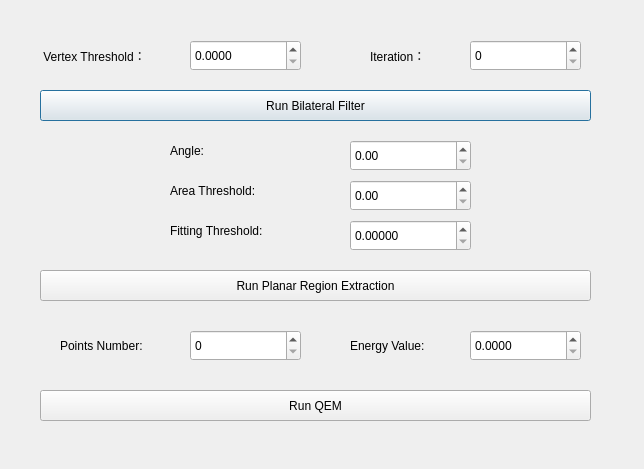
<?xml version="1.0" encoding="UTF-8"?>
<ui version="4.0">
 <class>DialogFeaturePreservingMeshSimplification</class>
 <widget class="QDialog" name="DialogFeaturePreservingMeshSimplification">
  <property name="geometry">
   <rect>
    <x>0</x>
    <y>0</y>
    <width>644</width>
    <height>469</height>
   </rect>
  </property>
  <property name="windowTitle">
   <string>Dialog Feature Preserving Mesh Simplification</string>
  </property>
  <widget class="QLabel" name="label">
   <property name="geometry">
    <rect>
     <x>40</x>
     <y>40</y>
     <width>151</width>
     <height>31</height>
    </rect>
   </property>
   <property name="text">
    <string> Vertex Threshold：</string>
   </property>
  </widget>
  <widget class="QLabel" name="label_2">
   <property name="geometry">
    <rect>
     <x>370</x>
     <y>40</y>
     <width>91</width>
     <height>31</height>
    </rect>
   </property>
   <property name="text">
    <string>Iteration：</string>
   </property>
  </widget>
  <widget class="QDoubleSpinBox" name="BoxBFVertexThreshold">
   <property name="geometry">
    <rect>
     <x>190</x>
     <y>40</y>
     <width>111</width>
     <height>31</height>
    </rect>
   </property>
   <property name="decimals">
    <number>4</number>
   </property>
   <property name="maximum">
    <double>1000000000.000000000000000</double>
   </property>
   <property name="singleStep">
    <double>0.000100000000000</double>
   </property>
  </widget>
  <widget class="QSpinBox" name="BoxBFIteration">
   <property name="geometry">
    <rect>
     <x>470</x>
     <y>40</y>
     <width>111</width>
     <height>31</height>
    </rect>
   </property>
   <property name="maximum">
    <number>100000</number>
   </property>
  </widget>
  <widget class="QPushButton" name="ButtonRunBilateralFilter">
   <property name="geometry">
    <rect>
     <x>40</x>
     <y>90</y>
     <width>551</width>
     <height>31</height>
    </rect>
   </property>
   <property name="text">
    <string>Run Bilateral Filter</string>
   </property>
  </widget>
  <widget class="QLabel" name="label_3">
   <property name="geometry">
    <rect>
     <x>170</x>
     <y>140</y>
     <width>61</width>
     <height>21</height>
    </rect>
   </property>
   <property name="text">
    <string>Angle:</string>
   </property>
  </widget>
  <widget class="QLabel" name="label_4">
   <property name="geometry">
    <rect>
     <x>170</x>
     <y>180</y>
     <width>131</width>
     <height>21</height>
    </rect>
   </property>
   <property name="text">
    <string>Area Threshold:</string>
   </property>
  </widget>
  <widget class="QLabel" name="label_5">
   <property name="geometry">
    <rect>
     <x>170</x>
     <y>210</y>
     <width>151</width>
     <height>41</height>
    </rect>
   </property>
   <property name="text">
    <string>Fitting Threshold:</string>
   </property>
  </widget>
  <widget class="QDoubleSpinBox" name="doubleAngle">
   <property name="geometry">
    <rect>
     <x>350</x>
     <y>140</y>
     <width>121</width>
     <height>31</height>
    </rect>
   </property>
  </widget>
  <widget class="QDoubleSpinBox" name="doubleAreaThreshold">
   <property name="geometry">
    <rect>
     <x>350</x>
     <y>180</y>
     <width>121</width>
     <height>31</height>
    </rect>
   </property>
   <property name="maximum">
    <double>100.000000000000000</double>
   </property>
  </widget>
  <widget class="QDoubleSpinBox" name="doubleFittingThreshold">
   <property name="geometry">
    <rect>
     <x>350</x>
     <y>220</y>
     <width>121</width>
     <height>31</height>
    </rect>
   </property>
   <property name="decimals">
    <number>5</number>
   </property>
   <property name="maximum">
    <double>100.000000000000000</double>
   </property>
  </widget>
  <widget class="QPushButton" name="ButtonRunPlanarRegionExtraction">
   <property name="geometry">
    <rect>
     <x>40</x>
     <y>270</y>
     <width>551</width>
     <height>31</height>
    </rect>
   </property>
   <property name="text">
    <string>Run Planar Region Extraction</string>
   </property>
  </widget>
  <widget class="QLabel" name="label_6">
   <property name="geometry">
    <rect>
     <x>60</x>
     <y>330</y>
     <width>121</width>
     <height>31</height>
    </rect>
   </property>
   <property name="text">
    <string>Points Number:</string>
   </property>
  </widget>
  <widget class="QLabel" name="label_7">
   <property name="geometry">
    <rect>
     <x>350</x>
     <y>330</y>
     <width>111</width>
     <height>31</height>
    </rect>
   </property>
   <property name="text">
    <string>Energy Value:</string>
   </property>
  </widget>
  <widget class="QSpinBox" name="BoxPointsNumber">
   <property name="geometry">
    <rect>
     <x>190</x>
     <y>330</y>
     <width>111</width>
     <height>31</height>
    </rect>
   </property>
   <property name="maximum">
    <number>10000</number>
   </property>
  </widget>
  <widget class="QDoubleSpinBox" name="BoxEnergyValue">
   <property name="geometry">
    <rect>
     <x>470</x>
     <y>330</y>
     <width>111</width>
     <height>31</height>
    </rect>
   </property>
   <property name="decimals">
    <number>4</number>
   </property>
   <property name="maximum">
    <double>10000.000000000000000</double>
   </property>
  </widget>
  <widget class="QPushButton" name="ButtonRunQEM">
   <property name="geometry">
    <rect>
     <x>40</x>
     <y>390</y>
     <width>551</width>
     <height>31</height>
    </rect>
   </property>
   <property name="text">
    <string>Run QEM</string>
   </property>
  </widget>
 </widget>
 <resources/>
 <connections/>
</ui>
